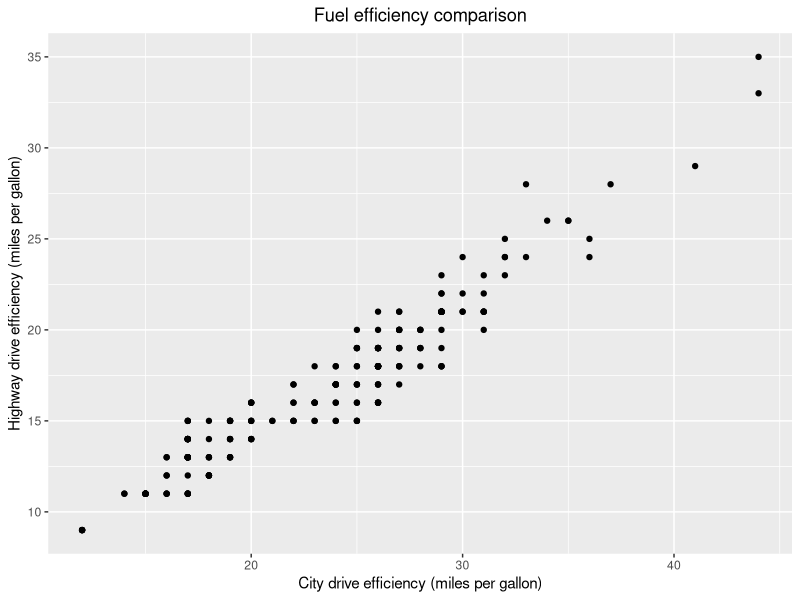
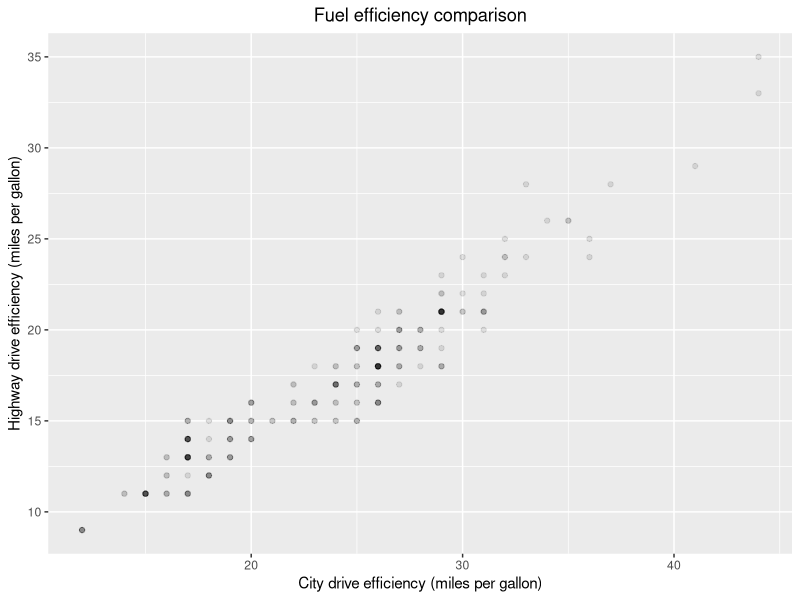
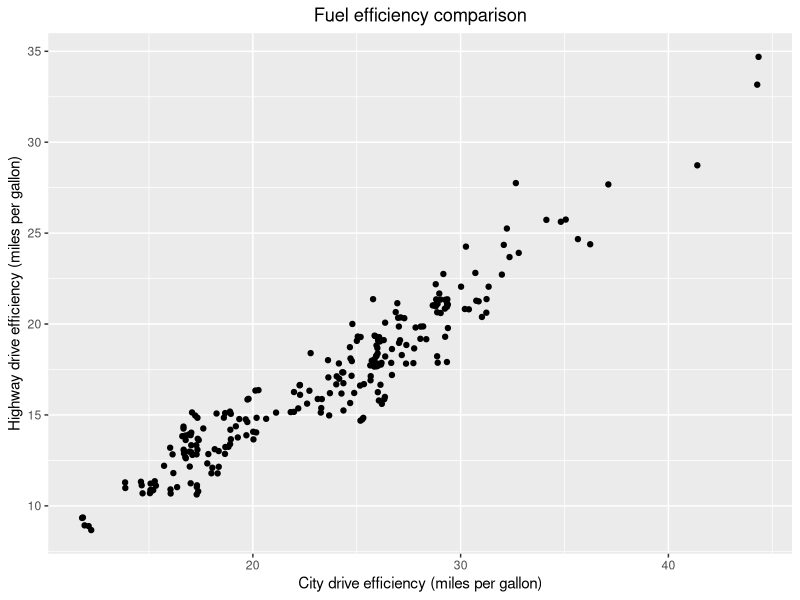
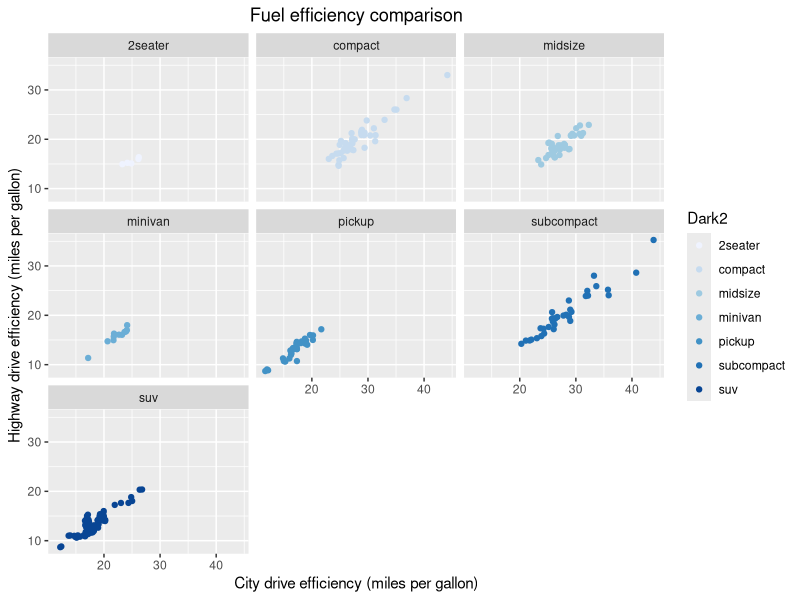

Reproduce these figures in R, in order.
## ---- chunk 1
knitr::opts_chunk$set(echo = TRUE)
library(tidyverse)
## ---- chunk 2
ggplot(mpg) +
   geom_point(aes(hwy, cty)) +
   labs(x = "City drive efficiency (miles per gallon)", 
        y = "Highway drive efficiency (miles per gallon)",
        title = "Fuel efficiency comparison") +
   theme(plot.title = element_text(h = 0.5))
## ---- chunk 3
ggplot(mpg) +
   geom_point(aes(hwy, cty), alpha = .1) +
   labs(x = "City drive efficiency (miles per gallon)", 
        y = "Highway drive efficiency (miles per gallon)",
        title = "Fuel efficiency comparison") +
   theme(plot.title = element_text(h = 0.5))
## ---- chunk 4
ggplot(mpg) +
   geom_jitter(aes(hwy, cty)) +
   labs(x = "City drive efficiency (miles per gallon)", 
        y = "Highway drive efficiency (miles per gallon)",
        title = "Fuel efficiency comparison") +
   theme(plot.title = element_text(h = 0.5))
## ---- chunk 5
ggplot(mpg) +
   geom_jitter(aes(hwy, cty, color = class)) +
   labs(x = "City drive efficiency (miles per gallon)", 
        y = "Highway drive efficiency (miles per gallon)",
        title = "Fuel efficiency comparison") +
   scale_color_brewer("Dark2") +
   facet_wrap(~class) +
   theme(plot.title = element_text(h = 0.5)) 
